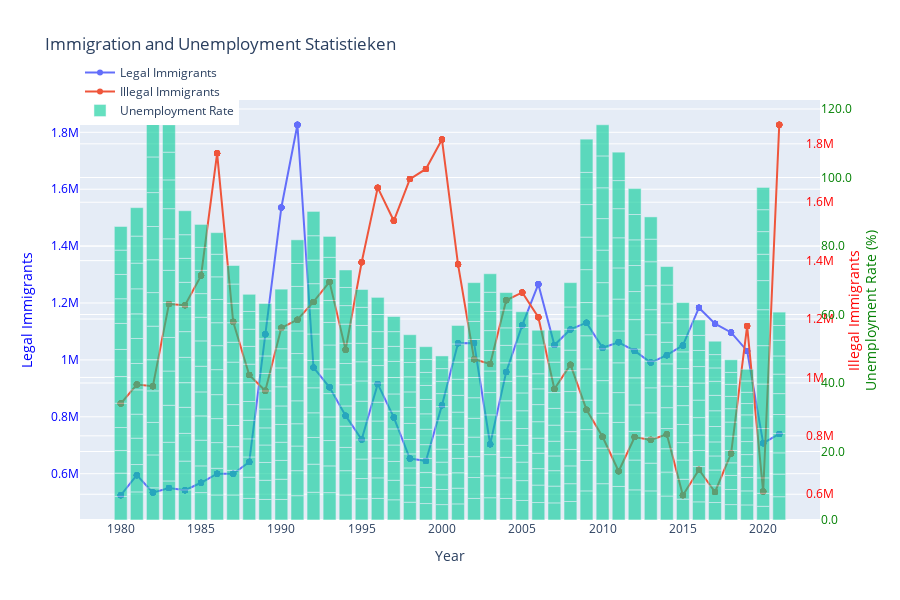

The notebook cell saved with this chart:
### Markdown cell above
Om verdere inzicht te krijgen hoe legale en illegale immigranten de Amerikaanse arbeidsmarkt beinvloedt, zal er ook gekeken worden per jaar wat voor observaties er gezien kunnen worden op de werkloosheid. Dit zal het standpunt van dat immigranten significante invloed hebben op de arbeidsmarkt. Deze inzichten zullen bijdragen aan een beter begrip van de dynamiek tussen immigratie en de arbeidsmarkt in de Verenigde Staten.

### Code cell
import pandas as pd
import plotly.graph_objects as go


immigration_data = pd.read_csv('immigration_statistics_us.csv')
unemployment_data = pd.read_csv('unemployment_rate_data.csv')

immigration_data = immigration_data.rename(columns={
    'ï»¿Year': 'Year',  
    'Immigrants Obtaining Lawful Permanent Resident Status': 'Legal_Immigrants',
    'Noncitizen Apprehensions': 'Illegal_Immigrants'
})

unemployment_data = unemployment_data.rename(columns={
    'date': 'Year',
    'unrate': 'Unemployment_Rate'
})


unemployment_data['Year'] = pd.to_datetime(unemployment_data['Year']).dt.year


immigration_data['Legal_Immigrants'] = immigration_data['Legal_Immigrants'].str.replace(',', '').astype(int)
immigration_data['Illegal_Immigrants'] = immigration_data['Illegal_Immigrants'].str.replace(',', '').astype(int)


merged_data = pd.merge(immigration_data, unemployment_data, on='Year')


fig = go.Figure()


fig.add_trace(go.Scatter(
    x=merged_data['Year'],
    y=merged_data['Legal_Immigrants'],
    mode='lines+markers',
    name='Legal Immigrants',
    yaxis='y1'
))

fig.add_trace(go.Scatter(
    x=merged_data['Year'],
    y=merged_data['Illegal_Immigrants'],
    mode='lines+markers',
    name='Illegal Immigrants',
    yaxis='y2'
))


fig.add_trace(go.Bar(
    x=merged_data['Year'],
    y=merged_data['Unemployment_Rate'],
    name='Unemployment Rate',
    yaxis='y3',
    opacity=0.6,
    hovertemplate='%{x}, %{y:.1f}%' 
))

fig.update_layout(
    title='Immigration and Unemployment Statistieken',
    xaxis=dict(title='Year'),
    yaxis=dict(
        title='Legal Immigrants',
        titlefont=dict(color='blue'),
        tickfont=dict(color='blue')
    ),
    yaxis2=dict(
        title='Illegal Immigrants',
        titlefont=dict(color='red'),
        tickfont=dict(color='red'),
        overlaying='y',
        side='right',
        position=0.98  
    ),
    yaxis3=dict(
        title='Unemployment Rate (%)',
        titlefont=dict(color='green'),
        tickfont=dict(color='green'),
        tickformat='.1f',  
        anchor='free',
        overlaying='y',
        side='right',
        position=1  
    ),
    legend=dict(x=0, y=1.1),
    height=600  
)

fig.show()

### Figure 1 — Plotly figure (JSON) as saved in the notebook; plotly's stock layout.template omitted (floating-point values rounded to 4 significant figures; data arrays with more than 128 entries replaced by an {"elided": "..."} marker saying what was removed)
{"data": [{"mode": "lines+markers", "name": "Legal Immigrants", "type": "scatter", "x": {"elided": "503 int values"}, "y": {"elided": "503 int values"}, "yaxis": "y"}, {"mode": "lines+markers", "name": "Illegal Immigrants", "type": "scatter", "x": {"elided": "503 int values"}, "y": {"elided": "503 int values"}, "yaxis": "y2"}, {"hovertemplate": "%{x}, %{y:.1f}%", "name": "Unemployment Rate", "opacity": 0.6, "type": "bar", "x": {"elided": "503 int values"}, "y": {"elided": "503 float values"}, "yaxis": "y3"}], "layout": {"height": 600, "legend": {"x": 0, "y": 1.1}, "title": {"text": "Immigration and Unemployment Statistieken"}, "xaxis": {"title": {"text": "Year"}}, "yaxis": {"tickfont": {"color": "blue"}, "title": {"font": {"color": "blue"}, "text": "Legal Immigrants"}}, "yaxis2": {"overlaying": "y", "position": 0.98, "side": "right", "tickfont": {"color": "red"}, "title": {"font": {"color": "red"}, "text": "Illegal Immigrants"}}, "yaxis3": {"anchor": "free", "overlaying": "y", "position": 1, "side": "right", "tickfont": {"color": "green"}, "tickformat": ".1f", "title": {"font": {"color": "green"}, "text": "Unemployment Rate (%)"}}}}
